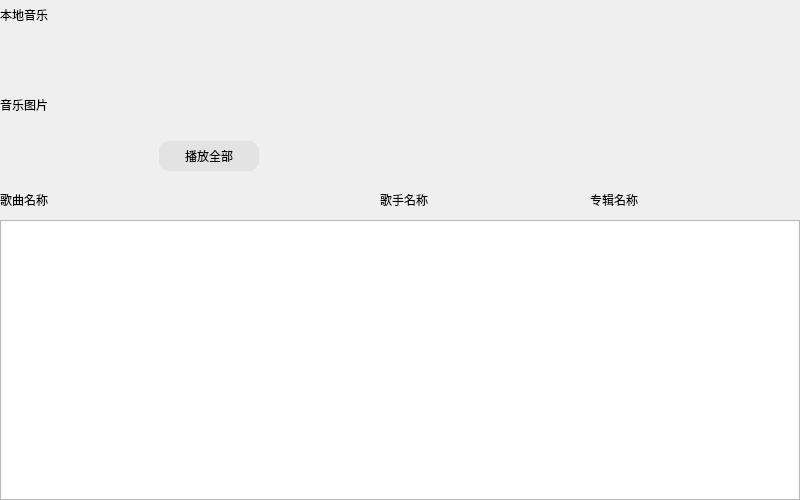
<?xml version="1.0" encoding="UTF-8"?>
<ui version="4.0">
 <class>CommonPage</class>
 <widget class="QWidget" name="CommonPage">
  <property name="geometry">
   <rect>
    <x>0</x>
    <y>0</y>
    <width>800</width>
    <height>500</height>
   </rect>
  </property>
  <property name="windowTitle">
   <string>Form</string>
  </property>
  <layout class="QVBoxLayout" name="verticalLayout">
   <property name="spacing">
    <number>0</number>
   </property>
   <property name="leftMargin">
    <number>0</number>
   </property>
   <property name="topMargin">
    <number>0</number>
   </property>
   <property name="rightMargin">
    <number>0</number>
   </property>
   <property name="bottomMargin">
    <number>0</number>
   </property>
   <item>
    <widget class="QLabel" name="pageTittle">
     <property name="minimumSize">
      <size>
       <width>0</width>
       <height>30</height>
      </size>
     </property>
     <property name="maximumSize">
      <size>
       <width>16777215</width>
       <height>30</height>
      </size>
     </property>
     <property name="text">
      <string>本地音乐</string>
     </property>
    </widget>
   </item>
   <item>
    <widget class="QWidget" name="musicPlayBox" native="true">
     <property name="minimumSize">
      <size>
       <width>0</width>
       <height>150</height>
      </size>
     </property>
     <property name="maximumSize">
      <size>
       <width>16777215</width>
       <height>150</height>
      </size>
     </property>
     <layout class="QHBoxLayout" name="horizontalLayout">
      <property name="spacing">
       <number>0</number>
      </property>
      <property name="leftMargin">
       <number>0</number>
      </property>
      <property name="topMargin">
       <number>0</number>
      </property>
      <property name="rightMargin">
       <number>0</number>
      </property>
      <property name="bottomMargin">
       <number>0</number>
      </property>
      <item>
       <widget class="QLabel" name="musicImageLabel">
        <property name="minimumSize">
         <size>
          <width>150</width>
          <height>0</height>
         </size>
        </property>
        <property name="maximumSize">
         <size>
          <width>150</width>
          <height>16777215</height>
         </size>
        </property>
        <property name="text">
         <string>音乐图片</string>
        </property>
       </widget>
      </item>
      <item>
       <widget class="QWidget" name="playAll" native="true">
        <property name="minimumSize">
         <size>
          <width>120</width>
          <height>0</height>
         </size>
        </property>
        <property name="maximumSize">
         <size>
          <width>120</width>
          <height>16777215</height>
         </size>
        </property>
        <layout class="QVBoxLayout" name="verticalLayout_2">
         <item>
          <spacer name="verticalSpacer">
           <property name="orientation">
            <enum>Qt::Vertical</enum>
           </property>
           <property name="sizeHint" stdset="0">
            <size>
             <width>20</width>
             <height>40</height>
            </size>
           </property>
          </spacer>
         </item>
         <item>
          <widget class="QPushButton" name="playAllBtn">
           <property name="minimumSize">
            <size>
             <width>100</width>
             <height>30</height>
            </size>
           </property>
           <property name="maximumSize">
            <size>
             <width>100</width>
             <height>30</height>
            </size>
           </property>
           <property name="styleSheet">
            <string notr="true">#playAllBtn
{
 background-color:#E3E3E3;
 border-radius:10px;
}
#playAllBtn:hover
{
 background-color:#1ECD97;
}</string>
           </property>
           <property name="text">
            <string>播放全部</string>
           </property>
          </widget>
         </item>
        </layout>
       </widget>
      </item>
      <item>
       <spacer name="horizontalSpacer">
        <property name="orientation">
         <enum>Qt::Horizontal</enum>
        </property>
        <property name="sizeHint" stdset="0">
         <size>
          <width>527</width>
          <height>20</height>
         </size>
        </property>
       </spacer>
      </item>
     </layout>
    </widget>
   </item>
   <item>
    <widget class="QWidget" name="listLabelBox" native="true">
     <property name="minimumSize">
      <size>
       <width>0</width>
       <height>40</height>
      </size>
     </property>
     <property name="maximumSize">
      <size>
       <width>16777215</width>
       <height>40</height>
      </size>
     </property>
     <layout class="QHBoxLayout" name="horizontalLayout_2">
      <property name="spacing">
       <number>0</number>
      </property>
      <property name="leftMargin">
       <number>0</number>
      </property>
      <property name="topMargin">
       <number>0</number>
      </property>
      <property name="rightMargin">
       <number>0</number>
      </property>
      <property name="bottomMargin">
       <number>0</number>
      </property>
      <item>
       <widget class="QLabel" name="musicNameLabel">
        <property name="minimumSize">
         <size>
          <width>380</width>
          <height>0</height>
         </size>
        </property>
        <property name="maximumSize">
         <size>
          <width>380</width>
          <height>16777215</height>
         </size>
        </property>
        <property name="text">
         <string>歌曲名称</string>
        </property>
       </widget>
      </item>
      <item>
       <widget class="QLabel" name="musicSingerLabel">
        <property name="minimumSize">
         <size>
          <width>130</width>
          <height>0</height>
         </size>
        </property>
        <property name="text">
         <string>歌手名称</string>
        </property>
       </widget>
      </item>
      <item>
       <widget class="QLabel" name="musicAlbumLabel">
        <property name="text">
         <string>专辑名称</string>
        </property>
       </widget>
      </item>
     </layout>
    </widget>
   </item>
   <item>
    <widget class="QListWidget" name="pageMusicList"/>
   </item>
  </layout>
 </widget>
 <resources/>
 <connections/>
</ui>
